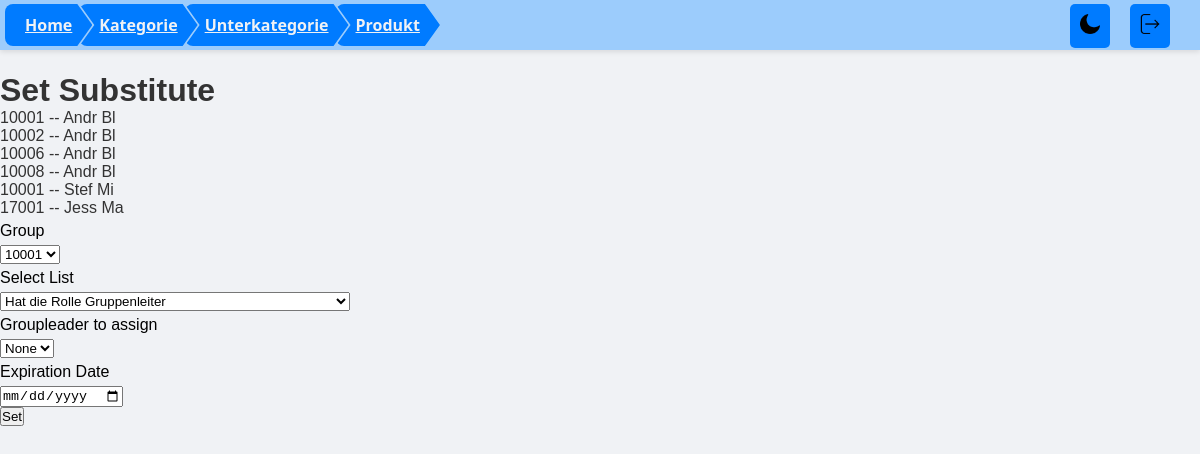
Page /database/setsubstitute/ (signed in) on the committed database.
### database/models.py (models this page shows, shortened)
class groupleader(models.Model):
    group = models.ForeignKey(group, on_delete=models.SET_NULL, related_name='group_leader', null=True)
    person = models.ForeignKey(person, on_delete=models.SET_NULL, related_name='group_leaderships', null=True)
    expires = models.DateField(null=True, blank=True, default=None)
    class Meta:
        unique_together = ('group_id', 'person_id')
        verbose_name = "Group leader"
        verbose_name_plural = "Group leaders"

class group(models.Model):
    group_id = models.AutoField(primary_key=True)
    group_name = models.CharField(max_length=30)
    task = models.CharField(max_length=100)
    facility_id = models.ForeignKey('facility', on_delete=models.SET_NULL, related_name='groups', null=True)
    class Meta:
        verbose_name = "Group"
        verbose_name_plural = "Groups"

class person(models.Model):
    user = models.OneToOneField(User, on_delete=models.SET_NULL, related_name='person', null=True, blank=True, default=None)
    id = models.UUIDField(primary_key=True, default=None, editable=False)
    first_name = models.CharField(max_length=100)
    last_name = models.CharField(max_length=30)
    date_of_birth = models.DateField(null=True, blank=True, default=None)
    group_id = models.ForeignKey('group', on_delete=models.SET_NULL, related_name='persons', null=True, blank=True, default=None)
    class Meta:
        verbose_name = "person"
        verbose_name_plural = "People"

### database/views.py (the view, shortened to what this page needs)
# urls.py: path('setsubstitute/', views.setsubstitute, name='setsubstitute'),
@login_required
@group_required('facility_manager')
def setsubstitute(request):
    groups = group.objects.all()
    groupleader_instances = groupleader.objects.all()
    list_type = request.GET.get('list_type')
    all_groupleaders = groupleader.objects.all().values_list('person_id', flat=True)
    if list_type == 'groupleaders':
        persons = person.objects.filter(id__in=all_groupleaders)
        groupleader_users = User.objects.filter(groups__name='groupleader')
        groupleader_persons = person.objects.filter(user__in=groupleader_users)
        persons = persons.union(groupleader_persons).order_by('last_name', 'first_name')
    else:
        groupleader_user_role = User.objects.filter(groups__name='groupleader')
        persons = person.objects.exclude(id__in=all_groupleaders).exclude(user=None).exclude(user__in=groupleader_user_role).order_by('last_name', 'first_name')
    return render(request, 'database/setsubstitute.html', {'groupleaders': list(persons.values('id', 'first_name', 'last_name')), 'groups': groups, 'groupleader_instances': groupleader_instances})

### database/views.py (called while the page is built)
def group_required(*group_names):
    def in_groups(u):
        if u.is_authenticated:
            if bool(u.groups.filter(name__in=group_names)) | u.is_superuser:
                return True
        return False
    return user_passes_test(in_groups)

### database/templates/database/setsubstitute.html (shortened to what this page needs)
{% extends 'layout.html' %}
{% block content %}
<br>
<br>
<br>
<br>
<h1>Set Substitute</h1>
{% for groupleader_instance in groupleader_instances%}
    <p>{{ groupleader_instance.group.group_name }} -- {{ groupleader_instance.person.first_name }} {{ groupleader_instance.person.last_name }}</p>
{% endfor %}
<form method="POST">
    <label for="group_id">Group</label>
    <select name="group_id" id="group_id">
        {% for group in groups %}
            <option value="{{ group.group_id }}">{{ group.group_name }}</option>
        {% endfor %}
    </select><br>
    <label for="list_type">Select List</label>
    <select id="list_type">
        <option value="groupleaders">Hat die Rolle Gruppenleiter</option>
    </select><br>
    <label for="person_id">Groupleader to assign</label>
    <select name="person_id" id="person_id">
        <option value="">None</option>
    </select><br>
    <label for="expire_date">Expiration Date</label>
    <input type="date" id="expire_date" name="expire_date"><br>
    <button type="submit">Set</button>
</form>
{% endblock %}

### static/css/style.css (style rules this page uses)
* { padding: 0%; margin: 0%; }
body { font-family: Arial, sans-serif; background-color: #181818; color: #ffffff; margin: 0; padding: 0; transition: background-color 0.3s, color 0.3s; display: none; }
label { margin: 5px 0; color: #ffffff; display: block; }
body.light-mode { background-color: #f0f2f5; color: #333; }
body.light-mode h2, body.light-mode label { color: #000000; }

### rows in the picture
groupleader: group.group_name "10001", person.first_name "Andr", person.last_name "Bl"
groupleader: group.group_name "10002", person.first_name "Andr", person.last_name "Bl"
groupleader: group.group_name "10006", person.first_name "Andr", person.last_name "Bl"
groupleader: group.group_name "10008", person.first_name "Andr", person.last_name "Bl"
groupleader: group.group_name "10001", person.first_name "Stef", person.last_name "Mi"
groupleader: group.group_name "17001", person.first_name "Jess", person.last_name "Ma"

### other values in the picture
form field group_id "10001"
